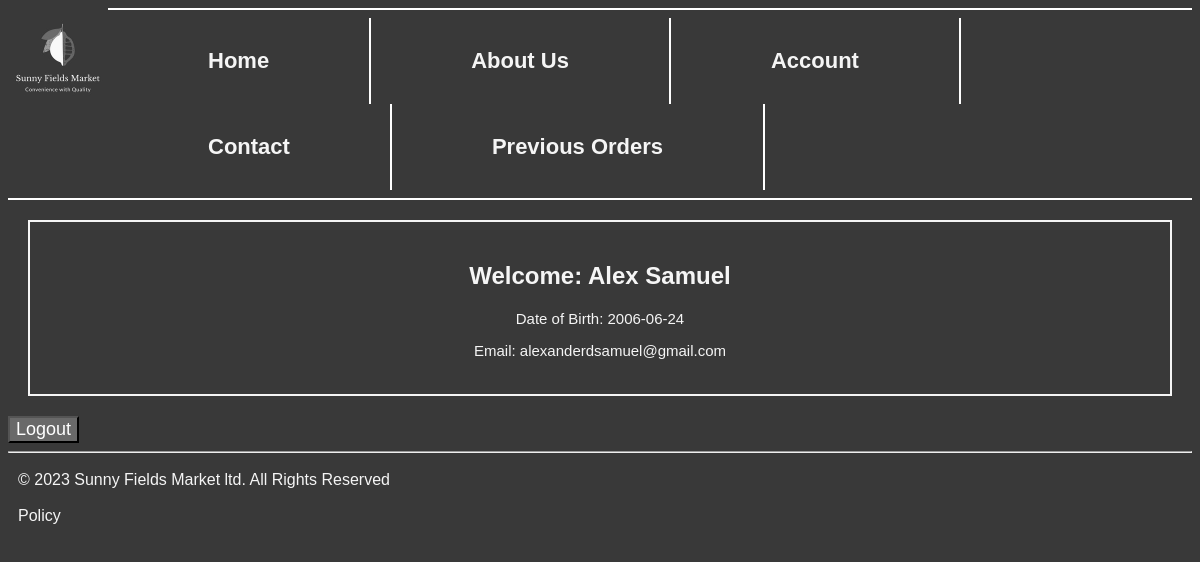
Screenshot of /AccountLog.php (signed in) with the database file from the repository.
### tables this page shows
CREATE TABLE `customers` (
  `email` varchar(255) NOT NULL,
  `birthdate` date DEFAULT NULL,
  `password_hash` varchar(500) DEFAULT NULL,
  `fullname` varchar(30) DEFAULT NULL,
  `user_id` int(11) NOT NULL
);

### AccountLog.php (the view, shortened to what this page needs)
<!DOCTYPE html>
<html>
<head>
    <link rel="stylesheet" href="Account.css">
</head>
<body>
    <a target="_self" href="http://localhost:81/my-app/Home.php" title="Sunny Fields">
        <img src="Logo.jpg" alt="Sunny Fields" width="100" height="100" class="ccm-image-block img-responsive bID-215" title="Sunny Fields">
    </a>
    <header>
        <hr style="height:2px;border-width:0;color:gray;background-color:white">
        <nav>
            <li title="Home"><b><a class="active" href="http://localhost:81/my-app/Home.php">Home</b></a></li>
            <li title ="About Us" ><b><a href="http://localhost:81/my-app/AboutUs.php">About Us</b></a></li>
            <li title ="Account"><b><a href="http://localhost:81/my-app/AccountLog.php">Account</b></a></li>
            <li title ="Contact"><b><a href="http://localhost:81/my-app/Contact.php">Contact</b></a></li>
            <li title ="Previous Orders"><b><a href="http://localhost:81/my-app/PreviousOrders.php">Previous Orders</b></a></li>
        </nav>
        <hr style="height:2px;border-width:0;color:gray;background-color:white">
    </header>
    <?php
    $server = "localhost";
    $username = "root";
    $password = "root";
    $database = "sunnyfielddata";
    $conn = new mysqli($server, $username, $password, $database);
    $email = $_SESSION['user'];
    $stmt = $conn->prepare("SELECT * FROM customers WHERE email = ?");
    $stmt->bind_param("s", $email);
    $stmt->execute();
    $result = $stmt->get_result();
    if ($result->num_rows > 0) {
        $user = $result->fetch_assoc();
        $name = $user['fullname'];
        $email = $user['email'];
        $birth = $user['birthdate'];
        echo "<div class='user-info'>
        <h2>Welcome: $name</h2>
        <p>Date of Birth: $birth</p>
        <p>Email: $email</p>
        </div>";
    } else {
        $userDetails = "<p>User details not found</p>";
    }
    ?>
    <!DOCTYPE html>
    <html lang="en">
    <head>
        <form method="post" action="logout.php">
            <button type="submit">Logout</button>
        </form>
    </head>
    </body>
    </html>
    <hr>
    <footer>
        <div class="text-only-nav">
            <nav>
                <li style="text-align: right;">© <date>2023</date> Sunny Fields Market ltd. All Rights Reserved</li>
                <li><a style="text-align: right;" href="http://localhost:81/my-app/privacyPolicy.php">Privacy Policy</a></li>
            </nav>
        </div>
    </footer>
</body>
</html>

### Account.css (style rules this page uses)
img { float: left; }
body { background-color: rgb(57,57,57); }
nav { list-style-type: none; margin: 0; padding: 0; overflow: hidden; background-color:rgb(57,57,57); }
li { float: left; }
li a { display: block; color: whitesmoke; text-align: center; font-size: 22px; font-style: Georgia; padding: 30px 100px; text-decoration:none; }
li { float: left; border-right:2px solid #ffffff; }
li:last-child { border-right: 2px solid #ffffff; }
header { background-color:rgb(57,57,57); }
footer { background-color:rgb(57,57,57); padding: 10px; font-style: Arial, sans-serif; color:whitesmoke }
a:link { color: whitesmoke; background-color: transparent; text-decoration: none; }
body { font-family: Arial, sans-serif; }
.text-only-nav { list-style-type: none; padding: 0; margin: 0; }
.text-only-nav li { border:none; display: inline; }
.text-only-nav a { border:none; display: inline; font-family:Arial, sans-serif ; font-size: 16px; margin-left: 2900px; padding: 0px; }
.user-info { border: 2px solid whitesmoke; background-color: rgb(57,57,57); padding: 20px; text-align: center; margin: 20px; }
p { font-family:Arial, sans-serif ; font-size: 15px; color: whitesmoke }
h2 { font-family:Arial, sans-serif ; color: whitesmoke }
button[type="submit"] { background-color: #696969; color: white; cursor: pointer; font-size: 18px; }

### rows the page displays
customers: fullname "Alex Samuel", birthdate "2006-06-24", email "alexanderdsamuel@gmail.com"
